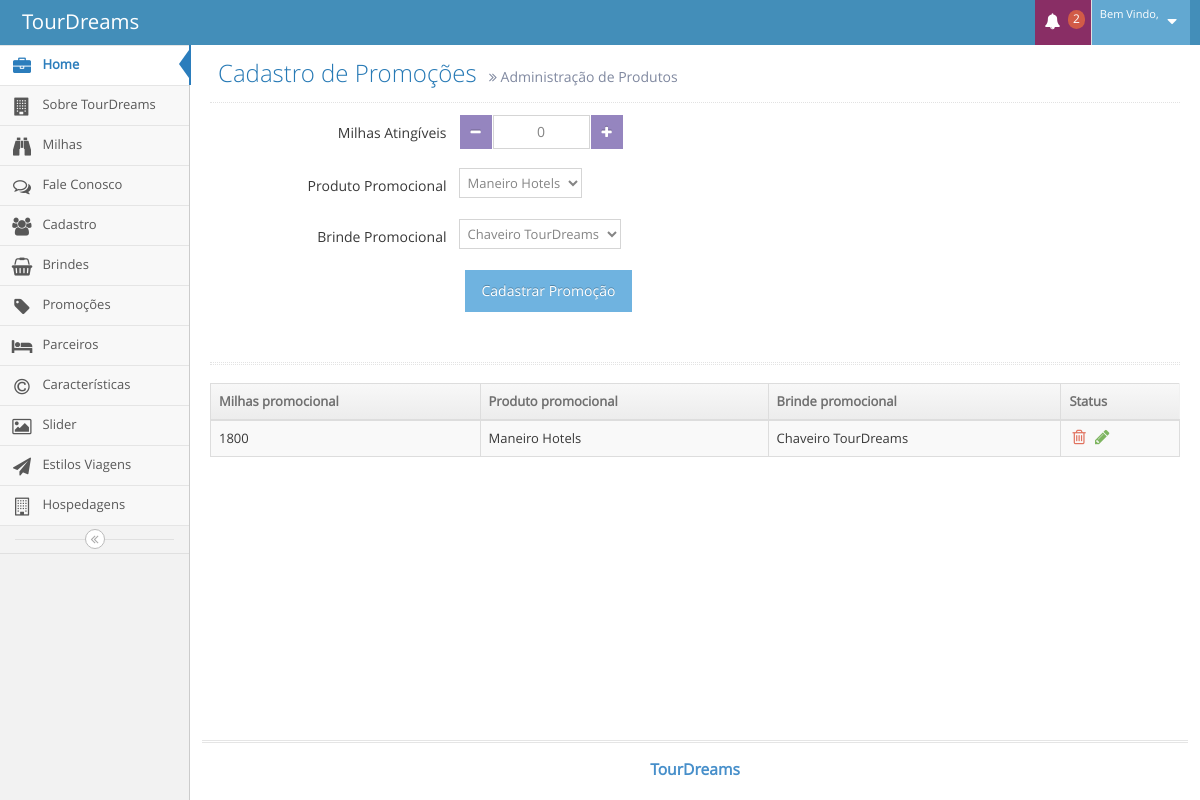
The page /tour_dreams/TourDreams/CMS/admPromocoes.php on the database its author committed.
### tables this page shows
CREATE TABLE `tbl_promocoes` (
  `id_promocoes` int(11) NOT NULL AUTO_INCREMENT,
  `id_produto` int(11) NOT NULL,
  `id_brinde` int(11) DEFAULT NULL,
  `milhas_necessarias` int(11) NOT NULL,
  PRIMARY KEY (`id_promocoes`),
  KEY `id_promocao_produto_idx` (`id_produto`),
  KEY `id_promocao_brinde_idx` (`id_brinde`),
  CONSTRAINT `id_promocao_brinde` FOREIGN KEY (`id_brinde`) REFERENCES `tbl_brindes` (`id_brinde`) ON DELETE NO ACTION ON UPDATE NO ACTION,
  CONSTRAINT `id_promocao_produto` FOREIGN KEY (`id_produto`) REFERENCES `tbl_produto` (`id_produto`) ON DELETE NO ACTION ON UPDATE NO ACTION
);

CREATE TABLE `tbl_parceiros` (
  `id_parceiro` int(11) NOT NULL AUTO_INCREMENT,
  `nome_empresa` varchar(100) NOT NULL,
  `nome_fantasia` varchar(100) NOT NULL,
  `cnpj` varchar(45) NOT NULL,
  `senha` varchar(45) NOT NULL,
  `nome_gerente` varchar(150) NOT NULL,
  `telefone` varchar(20) DEFAULT NULL,
  `celular` varchar(20) NOT NULL,
  `email` varchar(100) NOT NULL,
  `milhas_parceiro` int(11) DEFAULT NULL,
  `logo_parceiro` varchar(100) DEFAULT NULL,
  PRIMARY KEY (`id_parceiro`),
  UNIQUE KEY `cnpj_UNIQUE` (`cnpj`)
);

CREATE TABLE `tbl_brindes` (
  `id_brinde` int(11) NOT NULL AUTO_INCREMENT,
  `nome_brinde` varchar(200) NOT NULL,
  `foto_brinde` varchar(200) NOT NULL,
  PRIMARY KEY (`id_brinde`)
);

### tour_dreams/TourDreams/CMS/admPromocoes.php (the view, shortened to what this page needs)
<?php
	$botao="Cadastrar Promoção";
	$milhas_necessarias="";
	@$id_administrador = $_GET['id_administrador'];
	@$nome_administrador = $_GET['nome_administrador'];
?>
<!DOCTYPE html>
<html lang="pt-br">
	<head>
		<link rel="stylesheet" href="assets/css/bootstrap.min.css" />
		<link rel="stylesheet" href="assets/font-awesome/4.5.0/css/font-awesome.min.css" />
		<link rel="stylesheet" href="assets/css/jquery-ui.custom.min.css" />
		<link rel="stylesheet" href="assets/css/chosen.min.css" />
		<link rel="stylesheet" href="assets/css/bootstrap-datepicker3.min.css" />
		<link rel="stylesheet" href="assets/css/bootstrap-timepicker.min.css" />
		<link rel="stylesheet" href="assets/css/daterangepicker.min.css" />
		<link rel="stylesheet" href="assets/css/bootstrap-datetimepicker.min.css" />
		<link rel="stylesheet" href="assets/css/bootstrap-colorpicker.min.css" />
		<link rel="stylesheet" href="assets/css/ace.min.css" class="ace-main-stylesheet" id="main-ace-style" />
		<link rel="stylesheet" href="assets/css/ace-skins.min.css" />
		<link rel="stylesheet" href="assets/css/ace-rtl.min.css" />
	</head>
	<body class="no-skin">
		<div id="navbar" class="navbar navbar-default          ace-save-state">
			<div class="navbar-container ace-save-state" id="navbar-container">
				<div class="navbar-header pull-left">
					<a href="index.html" class="navbar-brand">
						<small>
							TourDreams
						</small>
					</a>
				</div>
				<div class="navbar-buttons navbar-header pull-right" role="navigation">
					<ul class="nav ace-nav">
						<li class="purple dropdown-modal">
							<a data-toggle="dropdown" class="dropdown-toggle" href="#">
								<i class="ace-icon fa fa-bell icon-animated-bell"></i>
								<span class="badge badge-important">2</span>
							</a>
						</li>
						<li class="light-blue dropdown-modal">
							<a data-toggle="dropdown" href="#" class="dropdown-toggle">
								<span class="user-info">
									<small>Bem Vindo,</small>
								</span>
								<i class="ace-icon fa fa-caret-down"></i>
							</a>
						</li>
					</ul>
				</div>
			</div>
		</div>
		<div class="main-container ace-save-state" id="main-container">
			<div id="sidebar" class="sidebar                  responsive                    ace-save-state">
				<ul class="nav nav-list">
					<li class="active">
						<a href="home.php?nome_administrador=<?php echo$_GET['nome_administrador'];?>&id_administrador=<?php echo$_GET['id_administrador'];?>">
							<i class="menu-icon fa fa-briefcase"></i>
							<span class="menu-text"> Home </span>
						</a>
					</li>
					<li class="">
						<a href="admSobre.php?nome_administrador=<?php echo$_GET['nome_administrador'];?>&id_administrador=<?php echo$_GET['id_administrador'];?>">
							<i class="menu-icon fa fa-building"></i>
							<span class="menu-text">  Sobre TourDreams </span>
						</a>
					</li>
					<li class="">
						<a href="admMilhas.php?nome_administrador=<?php echo$_GET['nome_administrador'];?>&id_administrador=<?php echo$_GET['id_administrador'];?>">
							<i class="menu-icon fa fa-binoculars"></i>
							<span class="menu-text"> Milhas </span>
						</a>
					</li>
					<li class="">
						<a href="admFale.php?nome_administrador=<?php echo$_GET['nome_administrador'];?>&id_administrador=<?php echo$_GET['id_administrador'];?>">
							<i class="menu-icon fa fa-comments-o"></i>
							<span class="menu-text"> Fale Conosco </span>
						</a>
					</li>
					<li class="">
						<a href="admUser.php?nome_administrador=<?php echo$_GET['nome_administrador'];?>&id_administrador=<?php echo$_GET['id_administrador'];?>">
							<i class="menu-icon fa fa-users"></i>
							<span class="menu-text"> Cadastro </span>
						</a>
					</li>
					<li class="">
						<a href="admBrindes.php?nome_administrador=<?php echo$_GET['nome_administrador'];?>&id_administrador=<?php echo$_GET['id_administrador'];?>">
							<i class="menu-icon fa fa-shopping-basket"></i>
							<span class="menu-text"> Brindes </span>
						</a>
					</li>
					<li class="">
						<a href="admPromocoes.php?nome_administrador=<?php echo$_GET['nome_administrador'];?>&id_administrador=<?php echo$_GET['id_administrador'];?>">
							<i class="menu-icon fa fa-tag"></i>
							<span class="menu-text"> Promoções </span>
						</a>
					</li>
					<li class="">
						<a href="parceiros.php?nome_administrador=<?php echo$_GET['nome_administrador'];?>&id_administrador=<?php echo$_GET['id_administrador'];?>">
							<i class="menu-icon fa fa-bed"></i>
							<span class="menu-text"> Parceiros </span>
						</a>
					</li>
					<li class="">
						<a href="admCaracteristicas.php?nome_administrador=<?php echo$_GET['nome_administrador'];?>&id_administrador=<?php echo$_GET['id_administrador'];?>">
							<i class="menu-icon fa fa-copyright"></i>
							<span class="menu-text"> Características </span>
						</a>
					</li>
					<li class="">
						<a href="admSlide.php?nome_administrador=<?php echo$_GET['nome_administrador'];?>&id_administrador=<?php echo$_GET['id_administrador'];?>">
							<i class="menu-icon fa fa-picture-o"></i>
							<span class="menu-text"> Slider </span>
						</a>
					</li>
					<li class="">
						<a href="estilo_viagem.php?nome_administrador=<?php echo$_GET['nome_administrador'];?>&id_administrador=<?php echo$_GET['id_administrador'];?>">
							<i class="menu-icon fa fa-paper-plane"></i>
							<span class="menu-text"> Estilos Viagens </span>
						</a>
					</li>
					<li class="">
						<a href="hospedagens.php?nome_administrador=<?php echo$_GET['nome_administrador'];?>&id_administrador=<?php echo$_GET['id_administrador'];?>">
							<i class="menu-icon fa fa-building-o"></i>
							<span class="menu-text"> Hospedagens </span>
						</a>
					</li>
				</ul>
				<div class="sidebar-toggle sidebar-collapse" id="sidebar-collapse">
					<i id="sidebar-toggle-icon" class="ace-icon fa fa-angle-double-left ace-save-state" data-icon1="ace-icon fa fa-angle-double-left" data-icon2="ace-icon fa fa-angle-double-right"></i>
				</div>
			</div>
			<div class="main-content">
				<div class="main-content-inner">
					<div class="page-content">
						<div class="page-header">
							<h1>
								Cadastro de Promoções
								<small>
									<i class="ace-icon fa fa-angle-double-right"></i>
									Administração de Produtos
								</small>
							</h1>
						</div>
						<div class="row">
							<div class="col-xs-12">
								<form class="form-horizontal" role="form" action="admPromocoes.php?nome_administrador=<?php echo($nome_administrador);?>&id_administrador=<?php echo($id_administrador);?>" name="frmPromocoes" method="post">
									<div class="form-group">
										<label class="col-sm-3 control-label no-padding-right" for="form-field-1"> Milhas Atingíveis</label>
										<div class="col-sm-9">
											<input type="text" id="spinner4" name="milhas_promocioais" value="<?php echo($milhas_necessarias);?>" />
										</div>
									</div>
									<div class="space-4"></div>
									<div class="form-group">
										<label class="col-sm-3 control-label no-padding-right" for="form-field-1"> Produto Promocional </label>
										<div class="col-sm-9">
											<select name = "selectProduto">
											<?php
												$sql = "select * from tbl_produto as p inner join tbl_parceiros as pa on pa.id_parceiro = p.id_parceiro where id_produto > 0";
												?>
												<?php
													$select = mysql_query($sql);
														while($rs = mysql_fetch_array($select)){
													?>
														<option value="<?php echo($rs['id_produto']);?>"><?php echo($rs['nome_fantasia']);?></option>
													<?php
													}
											?>
											</select>
										</div>
									</div>
									<div class="space-4"></div>
									<div class="form-group">
										<label class="col-sm-3 control-label no-padding-right" for="form-field-1"> Brinde Promocional </label>
										<div class="col-sm-9">
											<select name = "selectBrinde">
											<?php
												$sql = "select * from tbl_brindes where id_brinde > 0";
												?>
												<?php
													$select = mysql_query($sql);
														while($rs = mysql_fetch_array($select)){
													?>
														<option value="<?php echo($rs['id_brinde']);?>"><?php echo($rs['nome_brinde']);?></option>
													<?php
													}
											?>
											</select>
										</div>
									</div>
									<div class="space-4"></div>
									<div class="clearfix form-actions">
										<div class="col-md-offset-3 col-md-9">
											<input class="btn btn-info" type="submit" name="btn_promocional" value="<?php echo($botao)?>">
										</div>
									</div>
								</form>
							</div>
						</div>
					</div>
					<div class="page-content">
						<div class="row">
							<div class="col-xs-12">
								<div class="hr hr-18 dotted hr-double"></div>
								<div>
											<table id="dynamic-table" class="table table-striped table-bordered table-hover">
												<thead>
													<tr>
														<th>Milhas promocional</th>
														<th>Produto promocional</th>
														<th>Brinde promocional</th>
														<th>Status</th>
													</tr>
												</thead>
												<?php
												$sql = "select pr.milhas_necessarias,pr.id_brinde,pr.id_produto,pr.id_promocoes,b.nome_brinde,pa.nome_fantasia from tbl_promocoes as pr inner join tbl_brindes as b on pr.id_brinde = b.id_brinde inner join tbl_produto as p on p.id_produto = pr.id_produto inner join tbl_parceiros as pa on pa.id_parceiro = p.id_parceiro";
												$select = mysql_query($sql);
												while($rs = mysql_fetch_array($select)){
												?>
												<tbody>
													<tr>
														<td>
															<?php echo($rs['milhas_necessarias']);?>
														</td>
														<td><?php echo($rs['nome_fantasia']);?></td>
														<td><?php echo($rs['nome_brinde']);?></td>
														<td>
															<div class="hidden-sm hidden-xs action-buttons">
																<a class="red" href="admPromocoes.php?modo=excluir&id_promocao_exluir=<?php echo($rs['id_promocoes']);?>&nome_administrador=<?php echo($_GET['nome_administrador']);?>&id_administrador=<?php echo($_GET['id_administrador']);?>">
																	<i class="ace-icon fa fa-trash-o bigger-130"></i>
																</a>
																<a class="green" href="admPromocoes.php?modo=editar&id_promocoes=<?php echo($rs['id_promocoes']);?> &nome_administrador=<?php echo($_GET['nome_administrador']);?>&id_administrador=<?php echo($_GET['id_administrador']);?>">
																	<i class="ace-icon fa fa-pencil bigger-130"></i>
																</a>
															</div>
														</td>
													</tr>
													<?php
														}
													?>
												</tbody>
											</table>
										</div>
							</div>
						</div>
					</div>
				</div>
			</div>
			<div class="footer">
				<div class="footer-inner">
					<div class="footer-content">
						<span class="bigger-120">
							<span class="blue bolder">TourDreams</span>
						</span>
					</div>
				</div>
			</div>
		</div>
	</body>
</html>

### rows shown on the page
tbl_promocoes: milhas_necessarias "1800", tbl_parceiros.nome_fantasia "Maneiro Hotels", id_brinde.nome_brinde "Chaveiro TourDreams"

### other values the page prints
form field selectProduto "Maneiro Hotels"
form field selectBrinde "Chaveiro TourDreams"
